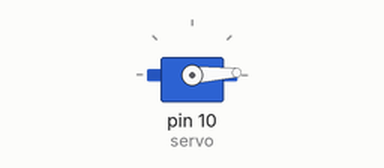
A sketch run on a simulated Arduino Uno, built with avr-gcc and run on an emulated ATmega328P. Parts: servo.

Above: at 0.05 s.
At 1.3 s:
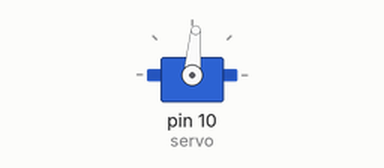
At 2.6 s:
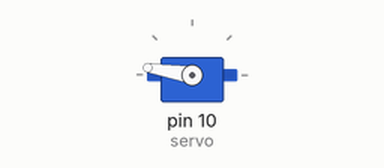
At 5.2 s:
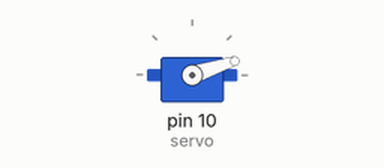
Timing chart, 0 to 7.1 s (numbered marks = the images above):
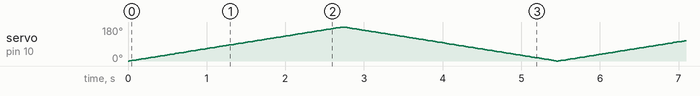

The sketch:

3.sweep.ino
```cpp
#include <Servo.h>

Servo servo;

void setup() {
 servo.attach(10);
}

void loop() {
  for(int i=0; i<=180; i++){
    servo.write(i);
    delay(15);
  }

  for(int i=180; i>=0; i--){
    servo.write(i);
    delay(15);
  }
}
```
